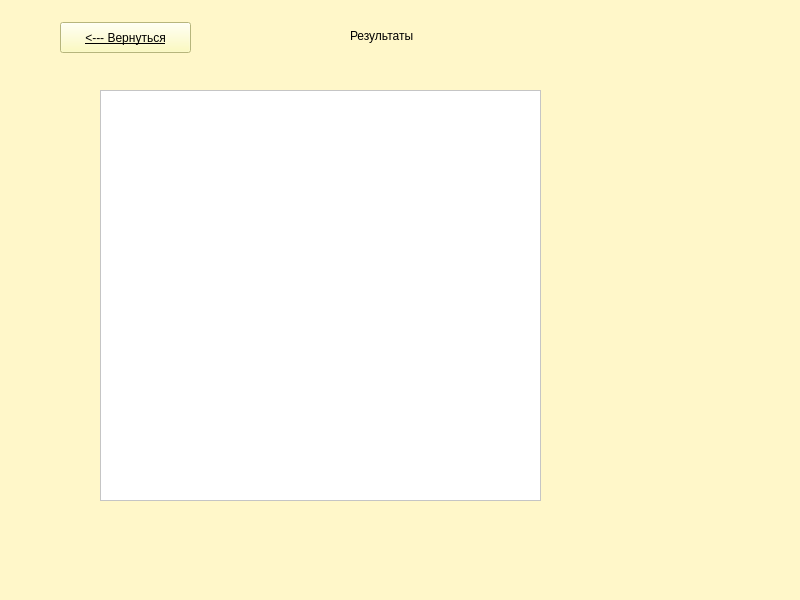
<?xml version="1.0" encoding="UTF-8"?>
<ui version="4.0">
 <class>MainWindow</class>
 <widget class="QMainWindow" name="MainWindow">
  <property name="geometry">
   <rect>
    <x>0</x>
    <y>0</y>
    <width>800</width>
    <height>600</height>
   </rect>
  </property>
  <property name="windowTitle">
   <string>MainWindow</string>
  </property>
  <property name="styleSheet">
   <string notr="true">background-color: rgb(255, 247, 201);</string>
  </property>
  <widget class="QWidget" name="centralwidget">
   <widget class="QPushButton" name="pushButton">
    <property name="geometry">
     <rect>
      <x>60</x>
      <y>22</y>
      <width>131</width>
      <height>31</height>
     </rect>
    </property>
    <property name="styleSheet">
     <string notr="true">background-color: rgb(255, 253, 174);
color: rgb(0, 0, 0);
font: 11pt &quot;MS Shell Dlg 2&quot;;
text-decoration: underline;</string>
    </property>
    <property name="text">
     <string>&lt;--- Вернуться</string>
    </property>
   </widget>
   <widget class="QLabel" name="label">
    <property name="geometry">
     <rect>
      <x>350</x>
      <y>20</y>
      <width>151</width>
      <height>31</height>
     </rect>
    </property>
    <property name="styleSheet">
     <string notr="true">font: 75 20pt &quot;MS Shell Dlg 2&quot;;</string>
    </property>
    <property name="text">
     <string>Результаты</string>
    </property>
   </widget>
   <widget class="QTextBrowser" name="textBrowser">
    <property name="enabled">
     <bool>false</bool>
    </property>
    <property name="geometry">
     <rect>
      <x>100</x>
      <y>90</y>
      <width>441</width>
      <height>411</height>
     </rect>
    </property>
    <property name="styleSheet">
     <string notr="true">background-color: rgb(255, 255, 255);</string>
    </property>
   </widget>
  </widget>
  <widget class="QStatusBar" name="statusbar"/>
 </widget>
 <resources/>
 <connections/>
</ui>
